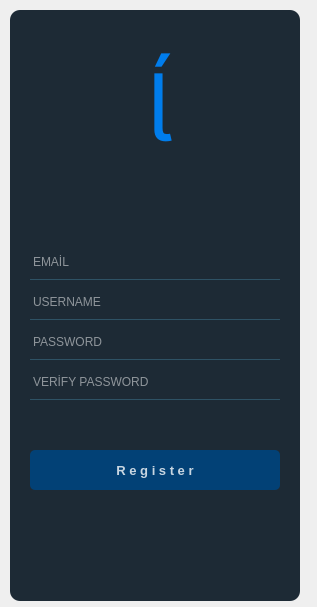
<?xml version="1.0" encoding="UTF-8"?>
<ui version="4.0">
 <class>MainWindow</class>
 <widget class="QMainWindow" name="MainWindow">
  <property name="geometry">
   <rect>
    <x>0</x>
    <y>0</y>
    <width>317</width>
    <height>607</height>
   </rect>
  </property>
  <property name="windowTitle">
   <string>MainWindow</string>
  </property>
  <property name="styleSheet">
   <string notr="true">QPushButton#pushButton{
background-color:rgba(2,65,118,255);
color:rgba(255,255,255,200);
border-radius:5px;
}
QPushButton#pushButton:pressed{
padding-left:5px;
padding-top:5px;
background-color:rgba(2,65,118,100);
background-position:calc(100% - 10px)cener;
}
QPushButton#pushButton:hover{
background-color:rgba(2,65,118,200);
}</string>
  </property>
  <widget class="QWidget" name="centralwidget">
   <widget class="QWidget" name="widget" native="true">
    <property name="geometry">
     <rect>
      <x>10</x>
      <y>10</y>
      <width>290</width>
      <height>591</height>
     </rect>
    </property>
    <widget class="QLineEdit" name="username">
     <property name="geometry">
      <rect>
       <x>20</x>
       <y>280</y>
       <width>250</width>
       <height>30</height>
      </rect>
     </property>
     <property name="styleSheet">
      <string notr="true">background-color:rgba(0,0,0,0);
border:1px solid rgba(0,0,0,0);
border-bottom-color:rgba(46,82,101,255);
color:rgba(255,255,255);
padding-bottom:7px
</string>
     </property>
     <property name="placeholderText">
      <string>USERNAME</string>
     </property>
    </widget>
    <widget class="QLineEdit" name="password">
     <property name="geometry">
      <rect>
       <x>20</x>
       <y>320</y>
       <width>250</width>
       <height>30</height>
      </rect>
     </property>
     <property name="styleSheet">
      <string notr="true">background-color:rgba(0,0,0,0);
border:1px solid rgba(0,0,0,0);
border-bottom-color:rgba(46,82,101,255);
color:rgba(255,255,255);
padding-bottom:7px
</string>
     </property>
     <property name="echoMode">
      <enum>QLineEdit::Password</enum>
     </property>
     <property name="placeholderText">
      <string>PASSWORD</string>
     </property>
    </widget>
    <widget class="QPushButton" name="pushButton">
     <property name="geometry">
      <rect>
       <x>20</x>
       <y>440</y>
       <width>250</width>
       <height>40</height>
      </rect>
     </property>
     <property name="font">
      <font>
       <pointsize>10</pointsize>
       <weight>75</weight>
       <bold>true</bold>
      </font>
     </property>
     <property name="styleSheet">
      <string notr="true"/>
     </property>
     <property name="text">
      <string>R e g i s t e r</string>
     </property>
     <property name="autoDefault">
      <bool>true</bool>
     </property>
    </widget>
    <widget class="QLabel" name="label_2">
     <property name="geometry">
      <rect>
       <x>60</x>
       <y>20</y>
       <width>180</width>
       <height>150</height>
      </rect>
     </property>
     <property name="font">
      <font>
       <family>dripicons-v2</family>
       <pointsize>70</pointsize>
      </font>
     </property>
     <property name="styleSheet">
      <string notr="true">color:rgba(0,125,236,255)</string>
     </property>
     <property name="text">
      <string></string>
     </property>
     <property name="alignment">
      <set>Qt::AlignCenter</set>
     </property>
    </widget>
    <widget class="QLabel" name="label">
     <property name="enabled">
      <bool>true</bool>
     </property>
     <property name="geometry">
      <rect>
       <x>0</x>
       <y>0</y>
       <width>290</width>
       <height>591</height>
      </rect>
     </property>
     <property name="font">
      <font>
       <pointsize>8</pointsize>
       <weight>50</weight>
       <bold>false</bold>
      </font>
     </property>
     <property name="styleSheet">
      <string notr="true">background-color:rgba(16,30,41,240);
border-radius:10px;
</string>
     </property>
     <property name="text">
      <string/>
     </property>
    </widget>
    <widget class="QLineEdit" name="mail">
     <property name="geometry">
      <rect>
       <x>20</x>
       <y>240</y>
       <width>250</width>
       <height>30</height>
      </rect>
     </property>
     <property name="styleSheet">
      <string notr="true">background-color:rgba(0,0,0,0);
border:1px solid rgba(0,0,0,0);
border-bottom-color:rgba(46,82,101,255);
color:rgba(255,255,255);
padding-bottom:7px
</string>
     </property>
     <property name="placeholderText">
      <string>EMAİL</string>
     </property>
    </widget>
    <widget class="QLineEdit" name="verifypass">
     <property name="geometry">
      <rect>
       <x>20</x>
       <y>360</y>
       <width>250</width>
       <height>30</height>
      </rect>
     </property>
     <property name="styleSheet">
      <string notr="true">background-color:rgba(0,0,0,0);
border:1px solid rgba(0,0,0,0);
border-bottom-color:rgba(46,82,101,255);
color:rgba(255,255,255);
padding-bottom:7px
</string>
     </property>
     <property name="echoMode">
      <enum>QLineEdit::Password</enum>
     </property>
     <property name="placeholderText">
      <string>VERİFY PASSWORD</string>
     </property>
    </widget>
    <zorder>label</zorder>
    <zorder>username</zorder>
    <zorder>password</zorder>
    <zorder>pushButton</zorder>
    <zorder>label_2</zorder>
    <zorder>mail</zorder>
    <zorder>verifypass</zorder>
   </widget>
  </widget>
 </widget>
 <resources/>
 <connections/>
</ui>
